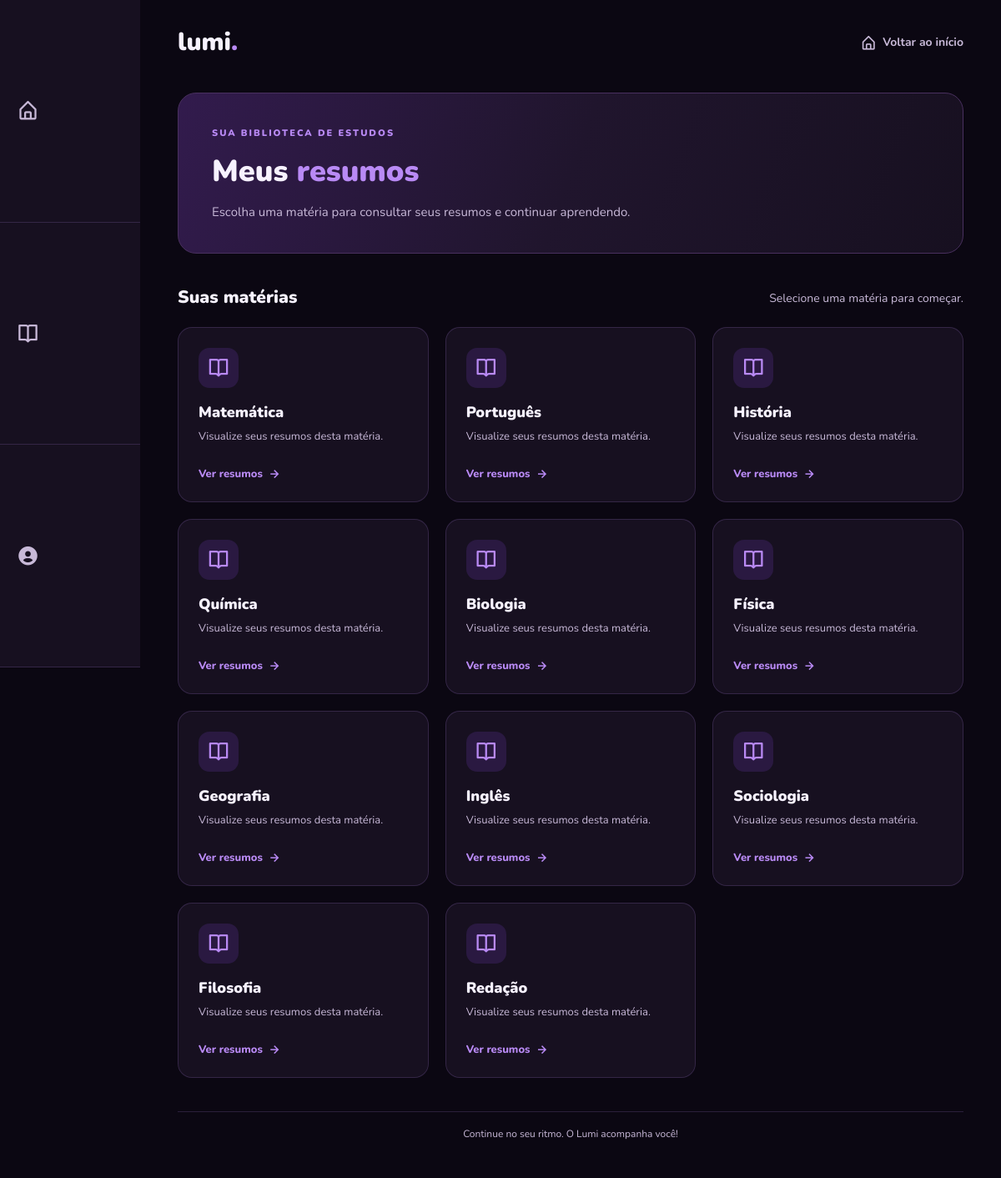
Screenshot of /public/abaResumo (signed in) with the database file from the repository.
### tables this page shows
CREATE TABLE `materias` (
  `id_materia` int(11) NOT NULL,
  `id_ano` int(11) NOT NULL,
  `materia` varchar(255) NOT NULL
);

### app/Controller/controllerresumo.php (called while the page is built, shortened)
<?php
require_once __DIR__ . '/../Model/modelResumo.php';
class ResumoController
{
    private Resumo $resumoModel;
    public function __construct($conn)
    {
        $this->resumoModel = new Resumo($conn);
    }
   public function listarAno()
{
    $id_ano = $_SESSION['id_ano'] ?? null;
    $materias = $this->resumoModel->listarAno($id_ano);
    require __DIR__ . '/../View/abaResumo.php';
}
}

### public/index.php (called while the page is built, shortened)
<?php
require_once __DIR__ . '/../config/conecta.php';
require_once __DIR__ . '/../app/Core/Router.php';
$basePath = '/TCC/public';
$router = new Router($conn, $basePath);
$router->add('GET', '/', 'PaginaInicialController', 'index');
$router->add('GET', '/proposit', 'PaginaInicialController', 'proposit');
$router->add('GET', '/anosem', 'PaginaInicialController', 'anosem');
$router->add('GET', '/anosfund1', 'PaginaInicialController', 'anosf1');
$router->add('GET', '/anosfund2', 'PaginaInicialController', 'anosf2');
$router->add('GET', '/cadastro', 'CadastroController', 'index');
$router->add('POST', '/cadastro', 'CadastroController', 'cadastrar');
$router->add('GET', '/home', 'PaginaInicialController', 'home');
$router->add('GET', '/atividades', 'PaginaInicialController', 'atividades');
$router->add('GET', '/perfil', 'PaginaInicialController', 'perfil');
$router->add('GET', '/config', 'PaginaInicialController', 'config');
$router->add('GET', '/login', 'LoginController', 'showLogin');
$router->add('POST', '/login', 'LoginController', 'login');
$router->add('GET', '/dashboard', 'ProcessarController', 'index', true);
$router->add('POST', '/processar', 'ProcessarController', 'processar', true);
$router->add('GET', '/abaResumo', 'ResumoController', 'listarAno', true);
$router->add('GET', '/resumos', 'ResumoController', 'index', true);
$router->add('GET', '/criarResumos', 'PaginaInicialController', 'criaR', true);
$router->add('POST', '/resumos/editar', 'ResumoController', 'editar', true);
$router->add('POST', '/resumos/excluir', 'ResumoController', 'excluir', true);
$router->add('POST', '/criarResumos/salvar', 'ResumoController', 'salvarResumo', true);
$router->add('POST', '/planejamento/adicionar', 'PlanejamentoController', 'adicionar', true);
$router->add('POST', '/planejamento/concluir', 'PlanejamentoController', 'concluir', true);
$router->add('POST', '/planejamento/excluir', 'PlanejamentoController', 'excluir', true);
$router->add('POST', '/perfil/editar', 'CadastroController', 'editar', true);
$router->add('POST', '/perfil/alterar-senha', 'CadastroController', 'alterarSenha', true);
$router->add('POST', '/perfil/excluir', 'CadastroController', 'excluir', true);
$router->add('GET', '/conteudomateria', 'Video', 'materias', true);
$router->add('GET', '/conteudos', 'Video', 'conteudos', true);
$router->add('GET', '/listarConteudos', 'Video', 'conteudos', true);
$router->add('GET',  '/quizzes',           'QuizController', 'index', true);
$router->add('GET',  '/quizzes/iniciar',   'QuizController', 'iniciar', true);
$router->add('GET',  '/quizzes/questao',   'QuizController', 'questao', true);
$router->add('POST', '/quizzes/responder', 'QuizController', 'responder', true);
$router->add('POST', '/quizzes/proxima',   'QuizController', 'proxima', true);
$router->add('GET',  '/quizzes/resultado', 'QuizController', 'resultado', true);
$router->add('GET',  '/quizzes/sair',      'QuizController', 'sair', true);
$router->add('POST', '/logout', 'LogoutController', 'logout', true);
$uri = parse_url($_SERVER['REQUEST_URI'], PHP_URL_PATH);
$method = $_SERVER['REQUEST_METHOD'];
if (strpos($uri, $basePath) === 0) {
    $uri = substr($uri, strlen($basePath));
} elseif (strpos($uri, '/TCC') === 0) {
    $uri = substr($uri, strlen('/TCC'));
}
$uri = '/' . trim($uri, '/');
$router->dispatch($uri, $method);

### app/Model/modelResumo.php (called while the page is built, shortened)
<?php
class Resumo {
private $conn;
    public function __construct($conn){
        $this->conn = $conn;
    }
public function listarAno($id_ano){
    $stmt = $this->conn->prepare("SELECT * FROM materias WHERE id_ano = ?");
    $stmt->execute([$id_ano]);
    return $stmt->fetchAll(PDO::FETCH_ASSOC);
}
}

### app/View/abaResumo.php (the view, shortened to what this page needs)
<!DOCTYPE html>
<html lang="pt-br">
<head>
    <link rel="stylesheet" href="/TCC/public/assets/css/abaResumo.css">
     <link rel="stylesheet" href="/TCC/public/assets/css/tema.css">
    <link href="https://unpkg.com/boxicons@2.1.4/css/boxicons.min.css" rel="stylesheet">
</head>
<body>
    <?php
    include "menuLateral.php";
    ?>
    <main class="conteudoResumos">
        <header class="topoResumos">
            <a href="/TCC/public/home" class="logo">
                lumi<span>.</span>
            </a>
            <a href="/TCC/public/home" class="voltarHome">
                <i class="bx bx-home-alt"></i>
                Voltar ao início
            </a>
        </header>
        <?php if (!isset($_GET['id_materia'])): ?>
            <section class="apresentacaoResumos">
                <span class="etiqueta">SUA BIBLIOTECA DE ESTUDOS</span>
                <h1>Meus <span>resumos</span></h1>
                <p>
                    Escolha uma matéria para consultar seus resumos
                    e continuar aprendendo.
                </p>
            </section>
            <section class="materias">
                <div class="tituloSecao">
                    <h2>Suas matérias</h2>
                    <p>Selecione uma matéria para começar.</p>
                </div>
                <div class="gradeMaterias">
                    <?php foreach (($materias ?? []) as $m): ?>
                        <a
                            href="/TCC/public/abaResumo?id_materia=<?= (int)$m['id_materia'] ?>"
                            class="cardMateria"
                        >
                            <div class="iconeMateria">
                                <i class="bx bx-book-open"></i>
                            </div>
                            <h3>
                                <?= htmlspecialchars($m['materia'] ?? '', ENT_QUOTES, 'UTF-8') ?>
                            </h3>
                            <p>Visualize seus resumos desta matéria.</p>
                            <span class="linkMateria">
                                Ver resumos <i class="bx bx-right-arrow-alt"></i>
                            </span>
                        </a>
                    <?php endforeach; ?>
                </div>
            </section>
        <?php endif; ?>
        <footer class="rodapeResumos">
            <p>Continue no seu ritmo. O Lumi acompanha você!</p>
        </footer>
    </main>
</body>
</html>

### app/Core/Router.php (shortened to what this page needs)
<?php
class Router
{
    private array $routes = [];
    private $conn;
    public function __construct($conn, string $basePath = '')
    {
        $this->conn = $conn;
    }
    public function add(
        string $method,
        string $path,
        string $controller,
        string $action,
        bool $authRequired = false
    ): void {
        $this->routes[] = [
            'method' => strtoupper($method),
            'path' => $this->normalizePath($path),
            'controller' => $controller,
            'action' => $action,
            'authRequired' => $authRequired
        ];
    }
    public function dispatch(string $uri, string $method): void
    {
        $uri = $this->normalizePath($uri);
        $method = strtoupper($method);
        foreach ($this->routes as $route) {
            if (
                $route['method'] !== $method ||
                $route['path'] !== $uri
            ) {
                continue;
            }
            $action = $route['action'];
            $controller = new $controllerName($this->conn);
            $controller->$action();
            return;
        }
    }
    private function normalizePath(string $path): string
    {
        $path = '/' . trim($path, '/');
        return $path;
    }
}

### public/assets/css/abaResumo.css (style rules this page uses)
:root { --fundo: #0B0712; --menu: #171020; --card: #171020; --roxo: #8246D9; --roxoClaro: #B98AF5; --texto: #F1EAFE; --textoSuave: #C8B9D8; --borda: #321B4D; }
* { margin: 0; padding: 0; box-sizing: border-box; }
body { min-height: 100vh; display: flex; background: var(--fundo); color: var(--texto); font-family: 'Nunito', sans-serif; }
.conteudoResumos { flex: 1; min-width: 0; max-width: 1500px; margin: auto; padding: 30px 45px; }
.topoResumos { display: flex; align-items: center; justify-content: space-between; margin-bottom: 40px; }
.logo { color: var(--texto); font-size: 30px; font-weight: 900; text-decoration: none; }
.logo span { color: var(--roxoClaro); }
.voltarHome, .voltarMaterias { display: inline-flex; align-items: center; gap: 7px; color: var(--textoSuave); font-size: 14px; font-weight: 700; text-decoration: none; transition: 0.3s; }
.voltarHome i, .voltarMaterias i { font-size: 20px; }
.apresentacaoResumos { padding: 35px 40px; margin-bottom: 38px; border: 1px solid #49305F; border-radius: 22px; background: linear-gradient(110deg, #321B4D, #20152D, #171020); }
.etiqueta { color: var(--roxoClaro); font-size: 11px; font-weight: 900; letter-spacing: 2px; }
.apresentacaoResumos h1 { margin: 12px 0; font-size: clamp(28px, 3vw, 36px); font-weight: 900; }
.apresentacaoResumos h1 span { color: var(--roxoClaro); }
.apresentacaoResumos p { color: var(--textoSuave); font-size: 15px; line-height: 1.7; }
.tituloSecao { display: flex; align-items: center; justify-content: space-between; gap: 15px; margin-bottom: 22px; }
.tituloSecao h2 { font-size: 21px; font-weight: 900; }
.tituloSecao p { margin-top: 4px; color: var(--textoSuave); font-size: 14px; }
.gradeMaterias { display: grid; grid-template-columns: repeat(3, minmax(0, 1fr)); gap: 20px; }
.cardMateria { min-height: 210px; display: flex; flex-direction: column; align-items: flex-start; padding: 24px; border: 1px solid var(--borda); border-radius: 17px; background: var(--card); color: var(--texto); text-decoration: none; transition: 0.3s; }
.iconeMateria, .iconeResumo { width: 48px; height: 48px; display: flex; align-items: center; justify-content: center; margin-bottom: 17px; border-radius: 13px; background: rgba(130, 70, 217, 0.18); }
.iconeMateria i, .iconeResumo i { color: var(--roxoClaro); font-size: 27px; }
.cardMateria h3 { margin-bottom: 7px; font-size: 18px; font-weight: 900; }
.cardMateria p { color: var(--textoSuave); font-size: 13px; line-height: 1.6; }
.linkMateria { display: flex; align-items: center; gap: 5px; margin-top: auto; padding-top: 15px; color: var(--roxoClaro); font-size: 13px; font-weight: 800; }
.linkMateria i { font-size: 18px; }
.rodapeResumos { margin-top: 40px; padding: 18px 0; border-top: 1px solid var(--borda); color: var(--textoSuave); text-align: center; font-size: 12px; }

### public/assets/css/tema.css (style rules this page uses)
:root { --fundo: #0b0712; --fundo-claro: #171020; --menu: #171020; --card: #171020; --roxo-escuro: #321b4d; --roxo: #8246d9; --roxo-claro: #b98af5; --lilas: #f1eafe; --texto: #f7f2ff; --texto-suave: #c9bdd8; --borda: rgba(185, 138, 245, 0.18); }

### rows the page displays
materias: materia "Matemática"
materias: materia "Português"
materias: materia "História"
materias: materia "Química"
materias: materia "Biologia"
materias: materia "Física"
materias: materia "Geografia"
materias: materia "Inglês"
materias: materia "Sociologia"
materias: materia "Filosofia"
materias: materia "Redação"
